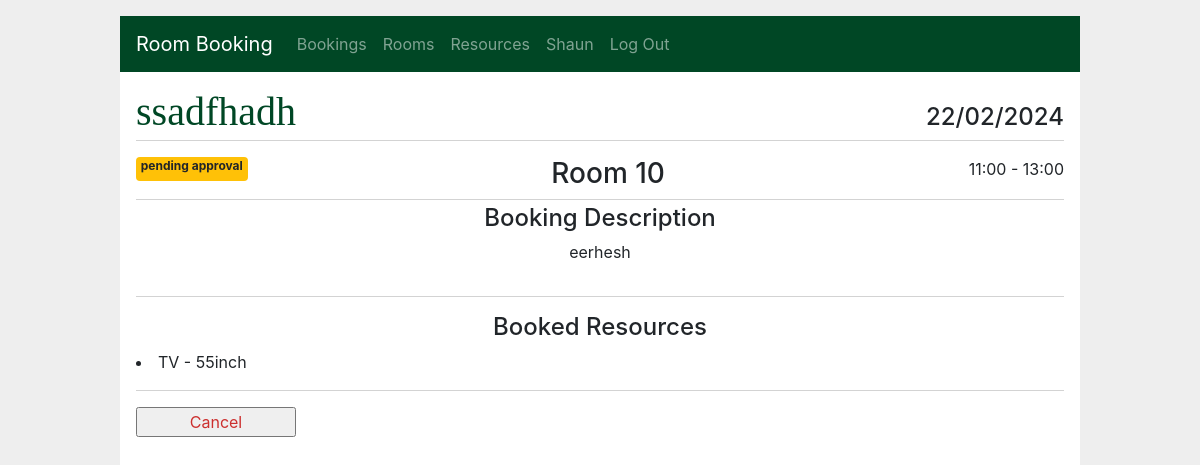
/bookings/7/details (signed in), run on an earlier commit of the app's database.
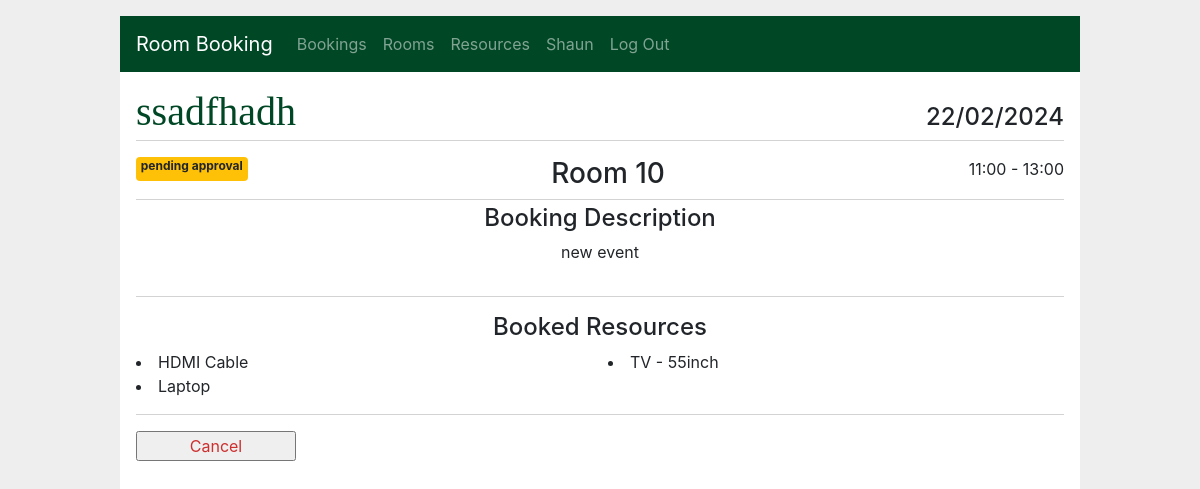
And on a later commit of the database.
### app/models/room.py (models this page shows, shortened)
class RoomBooking(db.Model):
    __tablename__ = "roombookings"
    id = db.Column(db.Integer, primary_key=True, autoincrement=True, nullable=False)
    creator_id = db.Column(db.Integer, ForeignKey("users.id", ondelete="CASCADE"), nullable=False)
    creator = db.relationship('User', foreign_keys=[creator_id])
    title = db.Column(db.String(150), nullable=False)
    summary = db.Column(db.Text, nullable=False)
    status = db.Column(db.String, default='pending approval', nullable=False)
    event_start = db.Column(db.DateTime, nullable=False)
    time_start = db.Column(db.DateTime, nullable=False)
    time_end = db.Column(db.DateTime, nullable=False)
    created = db.Column(db.DateTime, default=now, nullable=False)
    attendees = db.Column(db.Integer, nullable=False)
    booked_resources = db.relationship('BookedResource', back_populates="room_booking", cascade='all, delete, delete-orphan')
    room_id = db.Column(db.Integer, ForeignKey("rooms.id"), nullable=False)
    room = db.relationship('Room', foreign_keys=[room_id])

### app/models/resource.py (models this page shows, shortened)
class BookedResource(db.Model):
    __tablename__ = "bookedresources"
    id = db.Column(db.Integer, primary_key=True, autoincrement=True, nullable=False)
    booked_quantity = db.Column(db.Integer)
    room_resource_id = db.Column(db.Integer, ForeignKey("roomresources.id", ondelete="CASCADE"), nullable=False)
    room_resource = db.relationship('RoomResource', foreign_keys=[room_resource_id])
    room_booking_id = db.Column(db.Integer, ForeignKey("roombookings.id", ondelete="CASCADE"), nullable=False)
    room_booking = db.relationship('RoomBooking', foreign_keys=[room_booking_id])

class Resource(db.Model):
    __tablename__ = 'resources'
    id = db.Column(db.Integer, primary_key=True, autoincrement=True, nullable=False)
    name = db.Column(db.String(150), unique=True, nullable=False)
    description = db.Column(db.String, nullable=False)
    room_resources = db.relationship('RoomResource', back_populates="resource", cascade='all, delete, delete-orphan')

### app/bookings/routes.py (the view)
@bp.route('/<int:id>/details', methods=('GET',))
@login_required
def details(id):
    booking = get_booking(id)
    return render_template('bookings/details.html', booking=booking)

### app/bookings/routes.py (called while the page is built)
def get_booking(id, check_author=True):
    user_id = session.get('user_id')
    booking = RoomBooking.query.filter_by(id=id).first()
    if booking is None:
        abort(404, f"Booking id {id} doesn't exist.")
    admin = User.query.filter_by(
        id=user_id).first()
    if check_author and booking.creator_id != user_id and admin.role != "admin":
        abort(403)
    return booking

### app/main/routes.py (called while the page is built)
@bp.before_app_request
def load_logged_in_user():
    user_id = session.get('user_id')
    if user_id is None:
        g.user = None
    else:
        g.user = User.query.filter_by(
                id=user_id).first()

def login_required(view):
    @functools.wraps(view)
    def wrapped_view(**kwargs):
        if g.user is None:
            return redirect(url_for('main.login'))
        return view(**kwargs)
    return wrapped_view

### app/templates/bookings/details.html
{% extends 'base.html' %}
{% block header %}
  <h1>{% block title %}{{ booking.title }}{% endblock %}</h1>
    <h4>{{ booking.event_start.strftime('%d/%m/%Y') }}</h4>
{% endblock %}
{% block content %}
<div class="topbar">
    {% if booking.status in ['declined', 'cancelled'] %}
    {% elif booking.status == 'confirmed' %}
      <div class="badge badge-success">
        {{ booking.status }}
      </div>
    {% elif 'pending' in booking.status %}
      <div class="badge badge-warning">
        {{ booking.status }}
      </div>
    {% endif %}
    <h3>{{ booking.room.name }}</h3>
  <div class="time-bar">
    <p>{{ booking.time_start.strftime('%H:%M') }} - {{ booking.time_end.strftime('%H:%M') }}</p>
  </div>
</div>
<h4 class="d-flex justify-content-center">Booking Description</h4>
<div class="container d-flex justify-content-center">
  <p style="white-space: pre-wrap;">{{ booking['summary'] }}</p>
</div>
<hr>
    {% if booking.booked_resources %}
    <h4 class="d-flex justify-content-center">Booked Resources</h4>
    <div class="columns2">
      {% for resource in booking.booked_resources %}
        <li> {{ resource.room_resource.resource.name }} </li>
      {% endfor %}
    </div>
  <hr>
    {% endif %}
{% if booking['status'] == 'pending approval' and g.user.role == 'admin' %}
    <div class="approve">
      <form action="{{ url_for('bookings.accepted', id=booking['id']) }}" method="post">
        <input class="success" type="submit" value="Accept">
      </form>
      <form action="{{ url_for('bookings.declined', id=booking['id']) }}" method="post">
        <input class="danger" type="submit" value="Decline">
      </form>
    </div>
  <hr>
{% elif booking.status not in ['declined', 'cancelled'] %}
    <form action="{{ url_for('bookings.cancelled', id=booking['id']) }}" method="post">
      <input class="danger" type="submit" value="Cancel" onclick="return confirm('Are you sure you want to cancel this booking?')">
    </form>
{% endif %}
{% endblock %}

What changed in the data, as far as the page shows it:
changed RoomBooking "ssadfhadh": summary "eerhesh" → "new event"
added BookedResource: room_resource.resource.name "HDMI Cable"
added BookedResource: room_resource.resource.name "Laptop"
